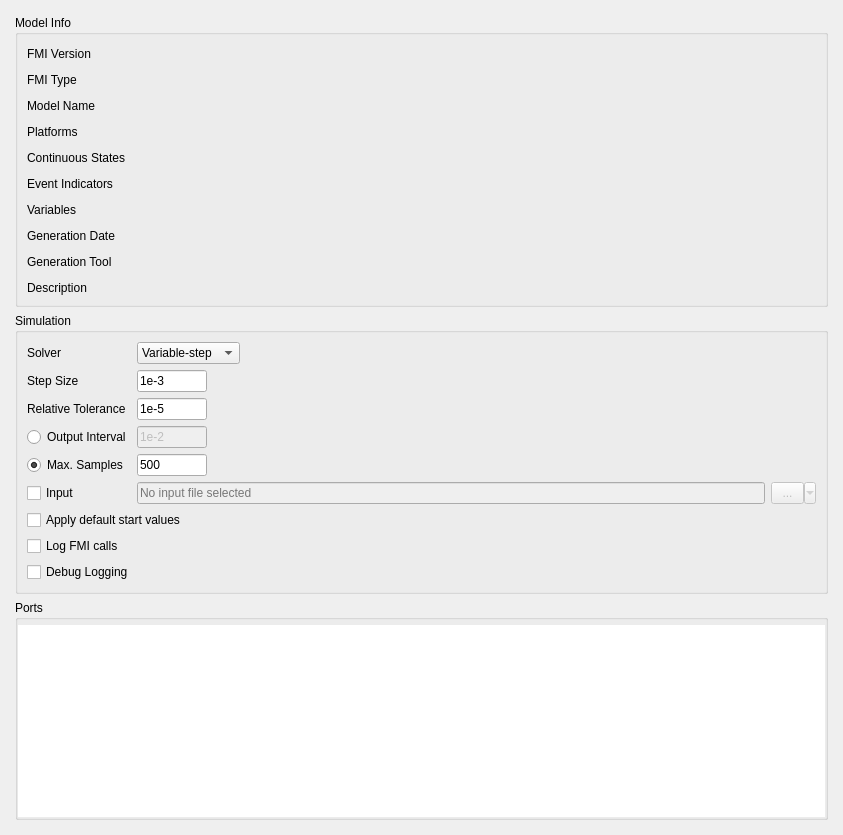
      <widget class="QWidget" name="settingsPage">
       <layout class="QVBoxLayout" name="verticalLayout">
        <property name="leftMargin">
         <number>15</number>
        </property>
        <property name="topMargin">
         <number>15</number>
        </property>
        <property name="rightMargin">
         <number>15</number>
        </property>
        <property name="bottomMargin">
         <number>15</number>
        </property>
        <item>
         <widget class="QGroupBox" name="infoGroupBox">
          <property name="title">
           <string>Model Info</string>
          </property>
          <property name="flat">
           <bool>true</bool>
          </property>
          <layout class="QGridLayout" name="gridLayout_9">
           <property name="topMargin">
            <number>12</number>
           </property>
           <property name="horizontalSpacing">
            <number>9</number>
           </property>
           <property name="verticalSpacing">
            <number>12</number>
           </property>
           <item row="2" column="1">
            <widget class="QLabel" name="modelNameLabel">
             <property name="sizePolicy">
              <sizepolicy hsizetype="Expanding" vsizetype="Preferred">
               <horstretch>0</horstretch>
               <verstretch>0</verstretch>
              </sizepolicy>
             </property>
             <property name="text">
              <string/>
             </property>
             <property name="wordWrap">
              <bool>true</bool>
             </property>
             <property name="textInteractionFlags">
              <set>Qt::TextInteractionFlag::LinksAccessibleByMouse|Qt::TextInteractionFlag::TextSelectableByMouse</set>
             </property>
            </widget>
           </item>
           <item row="0" column="0">
            <widget class="QLabel" name="label_3">
             <property name="sizePolicy">
              <sizepolicy hsizetype="Minimum" vsizetype="Preferred">
               <horstretch>0</horstretch>
               <verstretch>0</verstretch>
              </sizepolicy>
             </property>
             <property name="text">
              <string>FMI Version</string>
             </property>
            </widget>
           </item>
           <item row="6" column="0">
            <widget class="QLabel" name="label_20">
             <property name="text">
              <string>Variables</string>
             </property>
            </widget>
           </item>
           <item row="0" column="1">
            <widget class="QLabel" name="fmiVersionLabel">
             <property name="sizePolicy">
              <sizepolicy hsizetype="Expanding" vsizetype="Preferred">
               <horstretch>0</horstretch>
               <verstretch>0</verstretch>
              </sizepolicy>
             </property>
             <property name="text">
              <string/>
             </property>
             <property name="textInteractionFlags">
              <set>Qt::TextInteractionFlag::LinksAccessibleByMouse|Qt::TextInteractionFlag::TextSelectableByMouse</set>
             </property>
            </widget>
           </item>
           <item row="6" column="1">
            <widget class="QLabel" name="numberOfVariablesLabel">
             <property name="text">
              <string/>
             </property>
            </widget>
           </item>
           <item row="1" column="1">
            <widget class="QLabel" name="fmiTypeLabel">
             <property name="text">
              <string/>
             </property>
            </widget>
           </item>
           <item row="7" column="0">
            <widget class="QLabel" name="label_8">
             <property name="sizePolicy">
              <sizepolicy hsizetype="Minimum" vsizetype="Preferred">
               <horstretch>0</horstretch>
               <verstretch>0</verstretch>
              </sizepolicy>
             </property>
             <property name="text">
              <string>Generation Date</string>
             </property>
            </widget>
           </item>
           <item row="5" column="1">
            <widget class="QLabel" name="numberOfEventIndicatorsLabel">
             <property name="sizePolicy">
              <sizepolicy hsizetype="Expanding" vsizetype="Preferred">
               <horstretch>0</horstretch>
               <verstretch>0</verstretch>
              </sizepolicy>
             </property>
             <property name="text">
              <string/>
             </property>
             <property name="textInteractionFlags">
              <set>Qt::TextInteractionFlag::LinksAccessibleByMouse|Qt::TextInteractionFlag::TextSelectableByMouse</set>
             </property>
            </widget>
           </item>
           <item row="5" column="0">
            <widget class="QLabel" name="label_12">
             <property name="sizePolicy">
              <sizepolicy hsizetype="Minimum" vsizetype="Preferred">
               <horstretch>0</horstretch>
               <verstretch>0</verstretch>
              </sizepolicy>
             </property>
             <property name="text">
              <string>Event Indicators</string>
             </property>
            </widget>
           </item>
           <item row="4" column="0">
            <widget class="QLabel" name="label_10">
             <property name="sizePolicy">
              <sizepolicy hsizetype="Minimum" vsizetype="Preferred">
               <horstretch>0</horstretch>
               <verstretch>0</verstretch>
              </sizepolicy>
             </property>
             <property name="text">
              <string>Continuous States</string>
             </property>
            </widget>
           </item>
           <item row="2" column="0">
            <widget class="QLabel" name="label_4">
             <property name="sizePolicy">
              <sizepolicy hsizetype="Minimum" vsizetype="Preferred">
               <horstretch>0</horstretch>
               <verstretch>0</verstretch>
              </sizepolicy>
             </property>
             <property name="text">
              <string>Model Name</string>
             </property>
             <property name="alignment">
              <set>Qt::AlignmentFlag::AlignLeading|Qt::AlignmentFlag::AlignLeft|Qt::AlignmentFlag::AlignTop</set>
             </property>
            </widget>
           </item>
           <item row="3" column="1">
            <widget class="QLabel" name="platformsLabel">
             <property name="text">
              <string/>
             </property>
            </widget>
           </item>
           <item row="7" column="1">
            <widget class="QLabel" name="generationDateAndTimeLabel">
             <property name="sizePolicy">
              <sizepolicy hsizetype="Expanding" vsizetype="Preferred">
               <horstretch>0</horstretch>
               <verstretch>0</verstretch>
              </sizepolicy>
             </property>
             <property name="text">
              <string/>
             </property>
             <property name="textInteractionFlags">
              <set>Qt::TextInteractionFlag::LinksAccessibleByMouse|Qt::TextInteractionFlag::TextSelectableByMouse</set>
             </property>
            </widget>
           </item>
           <item row="1" column="0">
            <widget class="QLabel" name="label_5">
             <property name="text">
              <string>FMI Type</string>
             </property>
            </widget>
           </item>
           <item row="3" column="0">
            <widget class="QLabel" name="label">
             <property name="text">
              <string>Platforms</string>
             </property>
            </widget>
           </item>
           <item row="4" column="1">
            <widget class="QLabel" name="numberOfContinuousStatesLabel">
             <property name="sizePolicy">
              <sizepolicy hsizetype="Expanding" vsizetype="Preferred">
               <horstretch>0</horstretch>
               <verstretch>0</verstretch>
              </sizepolicy>
             </property>
             <property name="text">
              <string/>
             </property>
             <property name="textInteractionFlags">
              <set>Qt::TextInteractionFlag::LinksAccessibleByMouse|Qt::TextInteractionFlag::TextSelectableByMouse</set>
             </property>
            </widget>
           </item>
           <item row="9" column="1" colspan="2">
            <widget class="QLabel" name="descriptionLabel">
             <property name="sizePolicy">
              <sizepolicy hsizetype="Expanding" vsizetype="Preferred">
               <horstretch>0</horstretch>
               <verstretch>0</verstretch>
              </sizepolicy>
             </property>
             <property name="text">
              <string/>
             </property>
             <property name="wordWrap">
              <bool>true</bool>
             </property>
             <property name="textInteractionFlags">
              <set>Qt::TextInteractionFlag::LinksAccessibleByMouse|Qt::TextInteractionFlag::TextSelectableByMouse</set>
             </property>
            </widget>
           </item>
           <item row="9" column="0">
            <widget class="QLabel" name="label_22">
             <property name="sizePolicy">
              <sizepolicy hsizetype="Minimum" vsizetype="Preferred">
               <horstretch>0</horstretch>
               <verstretch>0</verstretch>
              </sizepolicy>
             </property>
             <property name="text">
              <string>Description</string>
             </property>
             <property name="alignment">
              <set>Qt::AlignmentFlag::AlignLeading|Qt::AlignmentFlag::AlignLeft|Qt::AlignmentFlag::AlignTop</set>
             </property>
            </widget>
           </item>
           <item row="8" column="1" colspan="2">
            <widget class="QLabel" name="generationToolLabel">
             <property name="sizePolicy">
              <sizepolicy hsizetype="Expanding" vsizetype="Preferred">
               <horstretch>0</horstretch>
               <verstretch>0</verstretch>
              </sizepolicy>
             </property>
             <property name="text">
              <string/>
             </property>
             <property name="wordWrap">
              <bool>true</bool>
             </property>
             <property name="textInteractionFlags">
              <set>Qt::TextInteractionFlag::LinksAccessibleByMouse|Qt::TextInteractionFlag::TextSelectableByMouse</set>
             </property>
            </widget>
           </item>
           <item row="8" column="0">
            <widget class="QLabel" name="label_7">
             <property name="sizePolicy">
              <sizepolicy hsizetype="Minimum" vsizetype="Preferred">
               <horstretch>0</horstretch>
               <verstretch>0</verstretch>
              </sizepolicy>
             </property>
             <property name="text">
              <string>Generation Tool</string>
             </property>
             <property name="alignment">
              <set>Qt::AlignmentFlag::AlignLeading|Qt::AlignmentFlag::AlignLeft|Qt::AlignmentFlag::AlignTop</set>
             </property>
            </widget>
           </item>
           <item row="0" column="2" rowspan="8">
            <widget class="QLabel" name="modelImageLabel">
             <property name="frameShadow">
              <enum>QFrame::Shadow::Sunken</enum>
             </property>
            </widget>
           </item>
          </layout>
         </widget>
        </item>
        <item>
         <widget class="QGroupBox" name="settingsGroupBox">
          <property name="title">
           <string>Simulation</string>
          </property>
          <property name="flat">
           <bool>true</bool>
          </property>
          <layout class="QGridLayout" name="gridLayout_13">
           <item row="2" column="0">
            <widget class="QLabel" name="label_14">
             <property name="text">
              <string>Relative Tolerance</string>
             </property>
            </widget>
           </item>
           <item row="6" column="0" colspan="2">
            <widget class="QCheckBox" name="applyDefaultStartValuesCheckBox">
             <property name="text">
              <string>Apply default start values</string>
             </property>
            </widget>
           </item>
           <item row="5" column="0">
            <widget class="QCheckBox" name="inputCheckBox">
             <property name="text">
              <string>Input</string>
             </property>
            </widget>
           </item>
           <item row="1" column="0">
            <widget class="QLabel" name="label_2">
             <property name="text">
              <string>Step Size</string>
             </property>
            </widget>
           </item>
           <item row="5" column="2">
            <widget class="QToolButton" name="selectInputButton">
             <property name="enabled">
              <bool>false</bool>
             </property>
             <property name="minimumSize">
              <size>
               <width>45</width>
               <height>22</height>
              </size>
             </property>
             <property name="toolTip">
              <string>Select input file</string>
             </property>
             <property name="text">
              <string>...</string>
             </property>
             <property name="popupMode">
              <enum>QToolButton::ToolButtonPopupMode::MenuButtonPopup</enum>
             </property>
            </widget>
           </item>
           <item row="7" column="0" colspan="2">
            <widget class="QCheckBox" name="logFMICallsCheckBox">
             <property name="text">
              <string>Log FMI calls</string>
             </property>
            </widget>
           </item>
           <item row="8" column="0" colspan="2">
            <widget class="QCheckBox" name="debugLoggingCheckBox">
             <property name="text">
              <string>Debug Logging</string>
             </property>
            </widget>
           </item>
           <item row="0" column="0">
            <widget class="QLabel" name="label_13">
             <property name="text">
              <string>Solver</string>
             </property>
            </widget>
           </item>
           <item row="5" column="1">
            <widget class="QLineEdit" name="inputFilenameLineEdit">
             <property name="enabled">
              <bool>false</bool>
             </property>
             <property name="placeholderText">
              <string>No input file selected</string>
             </property>
            </widget>
           </item>
           <item row="1" column="1">
            <widget class="QWidget" name="widget_3" native="true">
             <layout class="QHBoxLayout" name="horizontalLayout_2">
              <property name="leftMargin">
               <number>0</number>
              </property>
              <property name="topMargin">
               <number>0</number>
              </property>
              <property name="rightMargin">
               <number>0</number>
              </property>
              <property name="bottomMargin">
               <number>0</number>
              </property>
              <item>
               <widget class="QLineEdit" name="stepSizeLineEdit">
                <property name="minimumSize">
                 <size>
                  <width>70</width>
                  <height>0</height>
                 </size>
                </property>
                <property name="maximumSize">
                 <size>
                  <width>70</width>
                  <height>16777215</height>
                 </size>
                </property>
                <property name="text">
                 <string>1e-3</string>
                </property>
               </widget>
              </item>
              <item>
               <spacer name="horizontalSpacer_4">
                <property name="orientation">
                 <enum>Qt::Orientation::Horizontal</enum>
                </property>
                <property name="sizeHint" stdset="0">
                 <size>
                  <width>336</width>
                  <height>20</height>
                 </size>
                </property>
               </spacer>
              </item>
             </layout>
            </widget>
           </item>
           <item row="0" column="1">
            <widget class="QWidget" name="widget_10" native="true">
             <layout class="QHBoxLayout" name="horizontalLayout_9">
              <property name="leftMargin">
               <number>0</number>
              </property>
              <property name="topMargin">
               <number>0</number>
              </property>
              <property name="rightMargin">
               <number>0</number>
              </property>
              <property name="bottomMargin">
               <number>0</number>
              </property>
              <item>
               <widget class="QComboBox" name="solverComboBox">
                <property name="minimumSize">
                 <size>
                  <width>100</width>
                  <height>0</height>
                 </size>
                </property>
                <property name="currentIndex">
                 <number>1</number>
                </property>
                <property name="sizeAdjustPolicy">
                 <enum>QComboBox::SizeAdjustPolicy::AdjustToContents</enum>
                </property>
                <item>
                 <property name="text">
                  <string>Fixed-step</string>
                 </property>
                </item>
                <item>
                 <property name="text">
                  <string>Variable-step</string>
                 </property>
                </item>
               </widget>
              </item>
              <item>
               <spacer name="horizontalSpacer_11">
                <property name="orientation">
                 <enum>Qt::Orientation::Horizontal</enum>
                </property>
                <property name="sizeHint" stdset="0">
                 <size>
                  <width>340</width>
                  <height>20</height>
                 </size>
                </property>
               </spacer>
              </item>
             </layout>
            </widget>
           </item>
           <item row="2" column="1">
            <widget class="QWidget" name="widget_11" native="true">
             <layout class="QHBoxLayout" name="horizontalLayout_10">
              <property name="leftMargin">
               <number>0</number>
              </property>
              <property name="topMargin">
               <number>0</number>
              </property>
              <property name="rightMargin">
               <number>0</number>
              </property>
              <property name="bottomMargin">
               <number>0</number>
              </property>
              <item>
               <widget class="QLineEdit" name="relativeToleranceLineEdit">
                <property name="minimumSize">
                 <size>
                  <width>70</width>
                  <height>0</height>
                 </size>
                </property>
                <property name="maximumSize">
                 <size>
                  <width>70</width>
                  <height>16777215</height>
                 </size>
                </property>
                <property name="text">
                 <string>1e-5</string>
                </property>
               </widget>
              </item>
              <item>
               <spacer name="horizontalSpacer_12">
                <property name="orientation">
                 <enum>Qt::Orientation::Horizontal</enum>
                </property>
                <property name="sizeHint" stdset="0">
                 <size>
                  <width>359</width>
                  <height>20</height>
                 </size>
                </property>
               </spacer>
              </item>
             </layout>
            </widget>
           </item>
           <item row="4" column="1">
            <widget class="QWidget" name="widget_5" native="true">
             <layout class="QHBoxLayout" name="horizontalLayout_4">
              <property name="leftMargin">
               <number>0</number>
              </property>
              <property name="topMargin">
               <number>0</number>
              </property>
              <property name="rightMargin">
               <number>0</number>
              </property>
              <property name="bottomMargin">
               <number>0</number>
              </property>
              <item>
               <widget class="QWidget" name="widget_7" native="true">
                <layout class="QHBoxLayout" name="horizontalLayout_6">
                 <property name="leftMargin">
                  <number>0</number>
                 </property>
                 <property name="topMargin">
                  <number>0</number>
                 </property>
                 <property name="rightMargin">
                  <number>0</number>
                 </property>
                 <property name="bottomMargin">
                  <number>0</number>
                 </property>
                 <item>
                  <widget class="QLineEdit" name="maxSamplesLineEdit">
                   <property name="minimumSize">
                    <size>
                     <width>70</width>
                     <height>0</height>
                    </size>
                   </property>
                   <property name="maximumSize">
                    <size>
                     <width>70</width>
                     <height>16777215</height>
                    </size>
                   </property>
                   <property name="text">
                    <string>500</string>
                   </property>
                  </widget>
                 </item>
                 <item>
                  <spacer name="horizontalSpacer_6">
                   <property name="orientation">
                    <enum>Qt::Orientation::Horizontal</enum>
                   </property>
                   <property name="sizeHint" stdset="0">
                    <size>
                     <width>334</width>
                     <height>20</height>
                    </size>
                   </property>
                  </spacer>
                 </item>
                </layout>
               </widget>
              </item>
             </layout>
            </widget>
           </item>
           <item row="3" column="0">
            <widget class="QRadioButton" name="outputIntervalRadioButton">
             <property name="text">
              <string>Output Interval</string>
             </property>
             <property name="checked">
              <bool>false</bool>
             </property>
            </widget>
           </item>
           <item row="3" column="1">
            <widget class="QWidget" name="widget_2" native="true">
             <layout class="QHBoxLayout" name="horizontalLayout_3">
              <property name="leftMargin">
               <number>0</number>
              </property>
              <property name="topMargin">
               <number>0</number>
              </property>
              <property name="rightMargin">
               <number>0</number>
              </property>
              <property name="bottomMargin">
               <number>0</number>
              </property>
              <item>
               <widget class="QLineEdit" name="outputIntervalLineEdit">
                <property name="enabled">
                 <bool>false</bool>
                </property>
                <property name="minimumSize">
                 <size>
                  <width>70</width>
                  <height>0</height>
                 </size>
                </property>
                <property name="maximumSize">
                 <size>
                  <width>70</width>
                  <height>16777215</height>
                 </size>
                </property>
                <property name="text">
                 <string>1e-2</string>
                </property>
               </widget>
              </item>
              <item>
               <spacer name="horizontalSpacer_3">
                <property name="orientation">
                 <enum>Qt::Orientation::Horizontal</enum>
                </property>
                <property name="sizeHint" stdset="0">
                 <size>
                  <width>558</width>
                  <height>18</height>
                 </size>
                </property>
               </spacer>
              </item>
             </layout>
            </widget>
           </item>
           <item row="4" column="0">
            <widget class="QRadioButton" name="maxSamplesRadioButton">
             <property name="text">
              <string>Max. Samples</string>
             </property>
             <property name="checked">
              <bool>true</bool>
             </property>
            </widget>
           </item>
          </layout>
         </widget>
        </item>
        <item>
         <widget class="QGroupBox" name="portsGroupBox">
          <property name="title">
           <string>Ports</string>
          </property>
          <property name="flat">
           <bool>true</bool>
          </property>
          <layout class="QVBoxLayout" name="verticalLayout_4">
           <property name="leftMargin">
            <number>0</number>
           </property>
           <property name="topMargin">
            <number>5</number>
           </property>
           <property name="rightMargin">
            <number>0</number>
           </property>
           <property name="bottomMargin">
            <number>0</number>
           </property>
           <item>
            <widget class="QGraphicsView" name="graphicsView">
             <property name="frameShape">
              <enum>QFrame::Shape::NoFrame</enum>
             </property>
            </widget>
           </item>
          </layout>
         </widget>
        </item>
       </layout>
      </widget>
